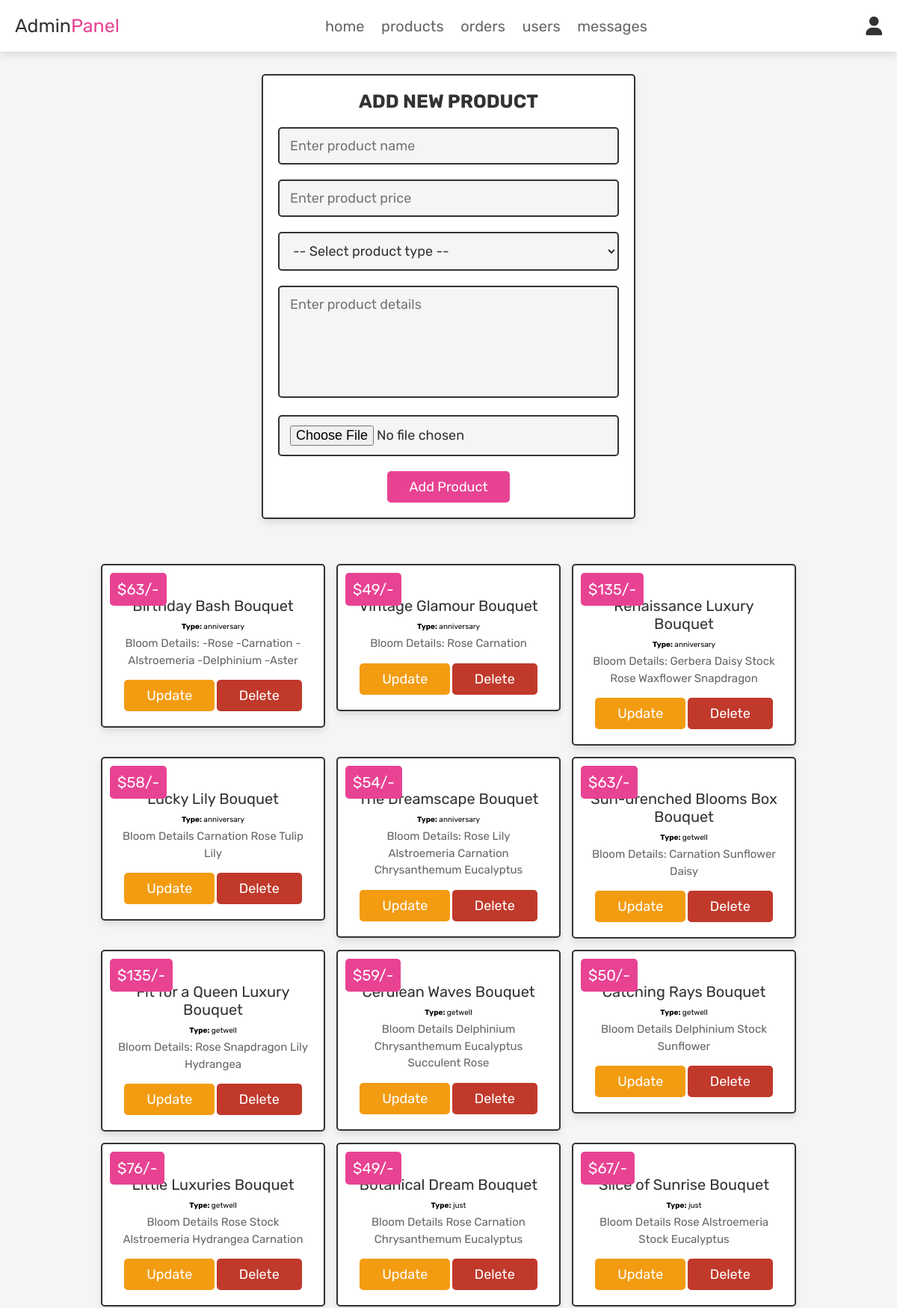
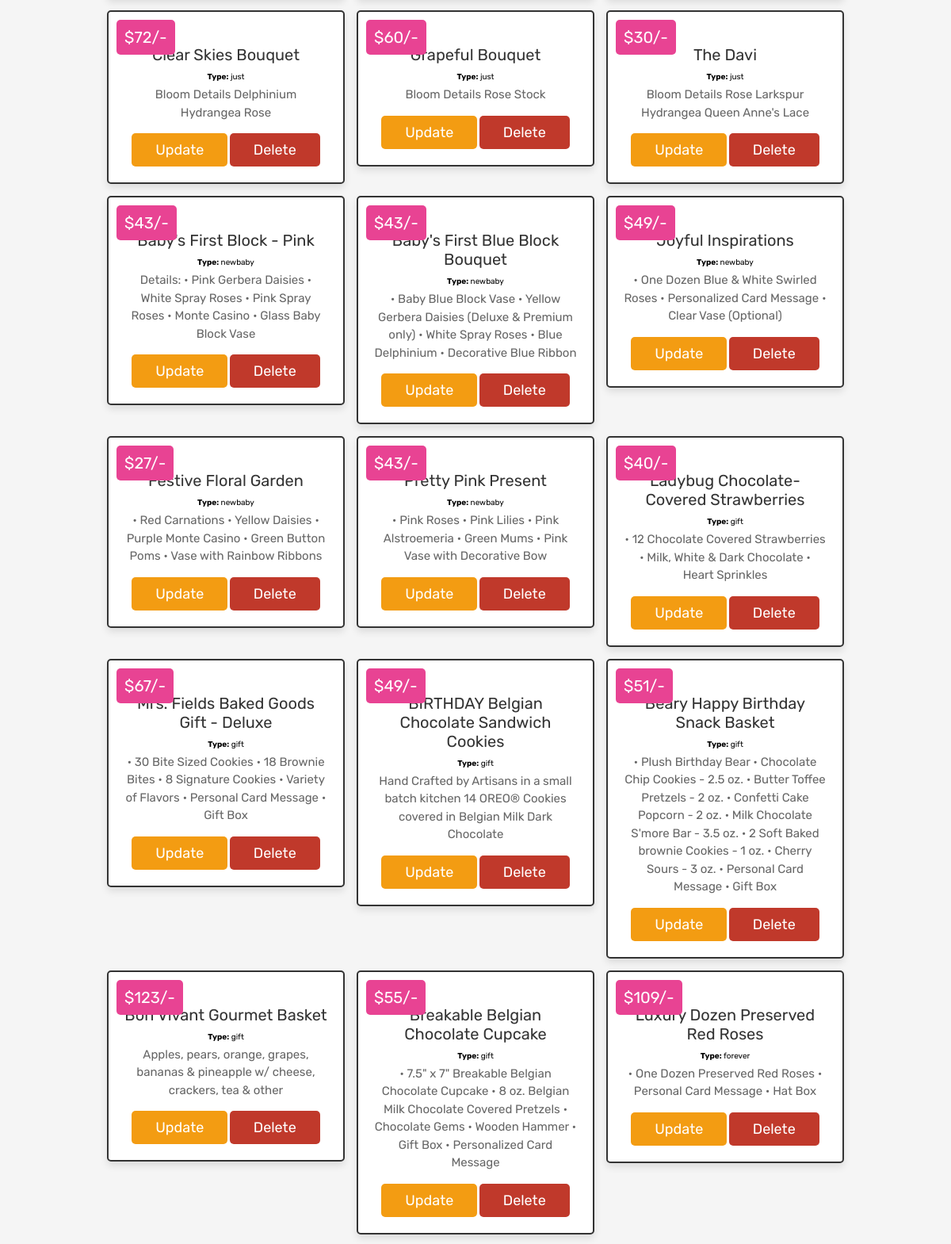
Page /admin_products.php (signed in, upper part) on the committed database (2 pictures, top to bottom).
### tables this page shows
CREATE TABLE `products` (
  `id` int(100) NOT NULL,
  `name` varchar(100) NOT NULL,
  `type` enum('adminweek','forever','scented','gift','wedding','petit','anniversary','mother','getwell','newbaby','just','european','orchid','succulents','house') NOT NULL,
  `details` varchar(500) NOT NULL,
  `price` int(100) NOT NULL,
  `image` varchar(100) NOT NULL
);

### admin_products.php (the view, shortened to what this page needs)
<?php
@include 'config.php';
?>
<!DOCTYPE html>
<html lang="en">
<head>
   <link rel="stylesheet" href="https://cdnjs.cloudflare.com/ajax/libs/font-awesome/6.0.0/css/all.min.css">
   <link rel="stylesheet" href="https://cdnjs.cloudflare.com/ajax/libs/animate.css/4.1.1/animate.min.css">
   <link rel="stylesheet" href="css/admin_style.css">
</head>
<body>
<?php @include 'admin_header.php'; ?>
<section class="add-products">
   <form action="" method="POST" enctype="multipart/form-data">
      <h3>Add New Product</h3>
      <input type="text" class="box" required placeholder="Enter product name" name="name">
      <input type="number" min="0" class="box" required placeholder="Enter product price" name="price">
      <select name="type" class="box" required>
         <option value="">-- Select product type --</option>
      </select>
      <textarea name="details" class="box" required placeholder="Enter product details" cols="30" rows="10"></textarea>
      <input type="file" accept="image/jpg, image/jpeg, image/png" required class="box" name="image">
      <input type="submit" value="Add Product" name="add_product" class="btn">
   </form>
</section>
<section class="show-products">
   <div class="box-container">
      <?php
         $select_products = mysqli_query($conn, "SELECT * FROM `products`") or die('query failed');
         if (mysqli_num_rows($select_products) > 0) {
            while ($fetch_products = mysqli_fetch_assoc($select_products)) {
      ?>
      <div class="box">
         <div class="price">$<?php echo $fetch_products['price']; ?>/-</div>
         <div class="name"><?php echo $fetch_products['name']; ?></div>
         <div class="type"><strong>Type:</strong> <?php echo $fetch_products['type']; ?></div>
         <div class="details"><?php echo $fetch_products['details']; ?></div>
         <a href="admin_update_product.php?update=<?php echo $fetch_products['id']; ?>" class="option-btn">Update</a>
         <a href="admin_products.php?delete=<?php echo $fetch_products['id']; ?>" class="delete-btn" onclick="return confirm('Delete this product?');">Delete</a>
      </div>
      <?php
            }
         } else {
            echo '<p class="empty">No products added yet!</p>';
         }
      ?>
   </div>
</section>
</body>
</html>

### css/admin_style.css (style rules this page uses)
:root { --pink:#e84393; --red:#c0392b; --orange:#f39c12; --black:#333; --white:#fff; --light-color:#666; --light-white:#ccc; --light-bg:#f5f5f5; --border:.2rem solid var(--black); --box-shadow:0 .5rem 1rem rgba(0,0,0,.1); }
* { font-family: 'Rubik', sans-serif; margin:0; padding:0; box-sizing: border-box; outline: none; border:none; text-decoration: none; transition:all .2s linear; }
html { font-size: 62.5%; overflow-x: hidden; scroll-behavior: smooth; scroll-padding-top: 6.5rem; }
body { background: var(--light-bg); }
section { padding:3rem 2rem; }
.btn, .delete-btn, .option-btn { display: inline-block; border-radius: .5rem; margin-top: 1rem; font-size: 1.8rem; color:var(--white); cursor: pointer; padding:1rem 3rem; text-transform: capitalize; }
.btn { background-color: var(--pink); }
.delete-btn { background-color: var(--red); }
.option-btn { background-color: var(--orange); }
.add-products form { max-width: 50rem; border-radius: .5rem; background-color: var(--white); border:var(--border); padding:2rem; text-align: center; margin:0 auto; box-shadow: var(--box-shadow); }
.add-products form h3 { font-size: 2.5rem; text-transform: uppercase; color:var(--black); margin-bottom: 1rem; }
.add-products form .box { width: 100%; margin:1rem 0; font-size: 1.8rem; color:var(--black); border-radius: .5rem; background-color: var(--light-bg); padding:1.2rem 1.4rem; border:var(--border); }
.add-products form textarea { height: 15rem; resize: none; }
.show-products .box-container { display: grid; grid-template-columns: repeat(auto-fit, 30rem); gap:1.5rem; align-items: flex-start; max-width: 1200px; margin: 0 auto; justify-content: center; }
.show-products .box-container .box { text-align: center; padding:2rem; border:var(--border); background-color: var(--white); box-shadow: var(--box-shadow); border-radius: .5rem; position: relative; }
.show-products .box-container .box .price { background-color: var(--pink); position: absolute; top:1rem; left:1rem; border-radius: .5rem; color:var(--white); padding:1rem; font-size: 2rem; }
.show-products .box-container .box .name { margin:1rem 0; font-size: 2rem; color:var(--black); }
.show-products .box-container .box .details { line-height: 1.5; color:var(--light-color); font-size: 1.5rem; padding:.5rem 0; }

### rows in the picture
products: price "63", name "Birthday Bash Bouquet", type "anniversary", details "Bloom Details: -Rose -Carnation -Alstroemeria -Delphinium -Aster"
products: price "49", name "Vintage Glamour Bouquet", type "anniversary", details "Bloom Details: Rose Carnation"
products: price "135", name "Renaissance Luxury Bouquet", type "anniversary", details "Bloom Details: Gerbera Daisy Stock Rose Waxflower Snapdragon"
products: price "58", name "Lucky Lily Bouquet", type "anniversary", details "Bloom Details Carnation Rose Tulip Lily"
products: price "54", name "The Dreamscape Bouquet", type "anniversary", details "Bloom Details: Rose Lily Alstroemeria Carnation Chrysanthemum Eucalyptus"
products: price "63", name "Sun-drenched Blooms Box Bouquet", type "getwell", details "Bloom Details: Carnation Sunflower Daisy"
products: price "135", name "Fit for a Queen Luxury Bouquet", type "getwell", details "Bloom Details: Rose Snapdragon Lily Hydrangea"
products: price "59", name "Cerulean Waves Bouquet", type "getwell", details "Bloom Details Delphinium Chrysanthemum Eucalyptus Succulent Rose"
products: price "50", name "Catching Rays Bouquet", type "getwell", details "Bloom Details Delphinium Stock Sunflower"
products: price "76", name "Little Luxuries Bouquet", type "getwell", details "Bloom Details Rose Stock Alstroemeria Hydrangea Carnation"
products: price "49", name "Botanical Dream Bouquet", type "just", details "Bloom Details Rose Carnation Chrysanthemum Eucalyptus"
products: price "67", name "Slice of Sunrise Bouquet", type "just", details "Bloom Details Rose Alstroemeria Stock Eucalyptus"
products: price "72", name "Clear Skies Bouquet", type "just", details "Bloom Details Delphinium Hydrangea Rose"
products: price "60", name "Grapeful Bouquet", type "just", details "Bloom Details Rose Stock"
products: price "30", name "The Davi", type "just", details "Bloom Details Rose Larkspur Hydrangea Queen Anne's Lace"
products: price "43", name "Baby's First Block - Pink", type "newbaby", details "Details: • Pink Gerbera Daisies • White Spray Roses • Pink Spray Roses • Monte Casino • Glass Baby Block Vase"
products: price "43", name "Baby's First Blue Block Bouquet", type "newbaby", details "• Baby Blue Block Vase • Yellow Gerbera Daisies (Deluxe & Premium only) • White Spray Roses • Blue Delphinium • Decorative Blue Ribbon"
products: price "49", name "Joyful Inspirations", type "newbaby", details "• One Dozen Blue & White Swirled Roses • Personalized Card Message • Clear Vase (Optional)"
products: price "27", name "Festive Floral Garden", type "newbaby", details "• Red Carnations • Yellow Daisies • Purple Monte Casino • Green Button Poms • Vase with Rainbow Ribbons"
products: price "43", name "Pretty Pink Present", type "newbaby", details "• Pink Roses • Pink Lilies • Pink Alstroemeria • Green Mums • Pink Vase with Decorative Bow"
products: price "40", name "Ladybug Chocolate-Covered Strawberries", type "gift", details "• 12 Chocolate Covered Strawberries • Milk, White & Dark Chocolate • Heart Sprinkles"
products: price "67", name "Mrs. Fields Baked Goods Gift - Deluxe", type "gift", details "• 30 Bite Sized Cookies • 18 Brownie Bites • 8 Signature Cookies • Variety of Flavors • Personal Card Message • Gift Box"
products: price "49", name "BIRTHDAY Belgian Chocolate Sandwich Cookies", type "gift", details "Hand Crafted by Artisans in a small batch kitchen 14 OREO® Cookies covered in Belgian Milk Dark Chocolate"
products: price "51", name "Beary Happy Birthday Snack Basket", type "gift", details "• Plush Birthday Bear • Chocolate Chip Cookies - 2.5 oz. • Butter Toffee Pretzels - 2 oz. • Confetti Cake Popcorn - 2 oz. • Milk Chocolate S'more Bar - 3.5 oz. • 2 Soft Baked brownie Cookies - 1 oz. • Cherry Sours - 3 oz. • Personal Card Message • Gift Box"
products: price "123", name "Bon Vivant Gourmet Basket", type "gift", details "Apples, pears, orange, grapes, bananas & pineapple w/ cheese, crackers, tea & other"
products: price "55", name "Breakable Belgian Chocolate Cupcake", type "gift", details "• 7.5\" x 7\" Breakable Belgian Chocolate Cupcake • 8 oz. Belgian Milk Chocolate Covered Pretzels • Chocolate Gems • Wooden Hammer • Gift Box • Personalized Card Message"
products: price "109", name "Luxury Dozen Preserved Red Roses", type "forever", details "• One Dozen Preserved Red Roses • Personal Card Message • Hat Box"
